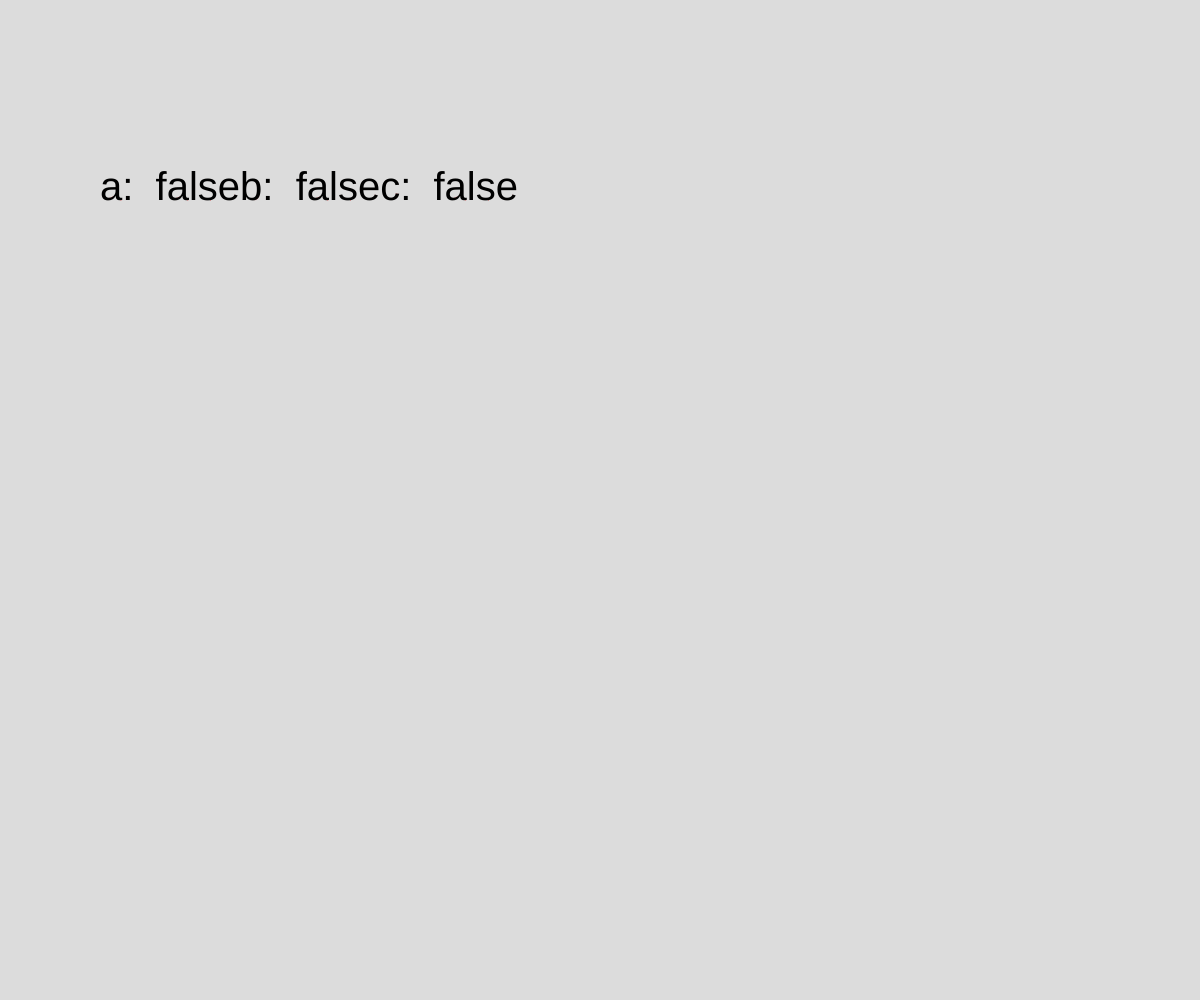
Frame 1 (no input)
Frame 60 (no input): identical to frame 1, image omitted
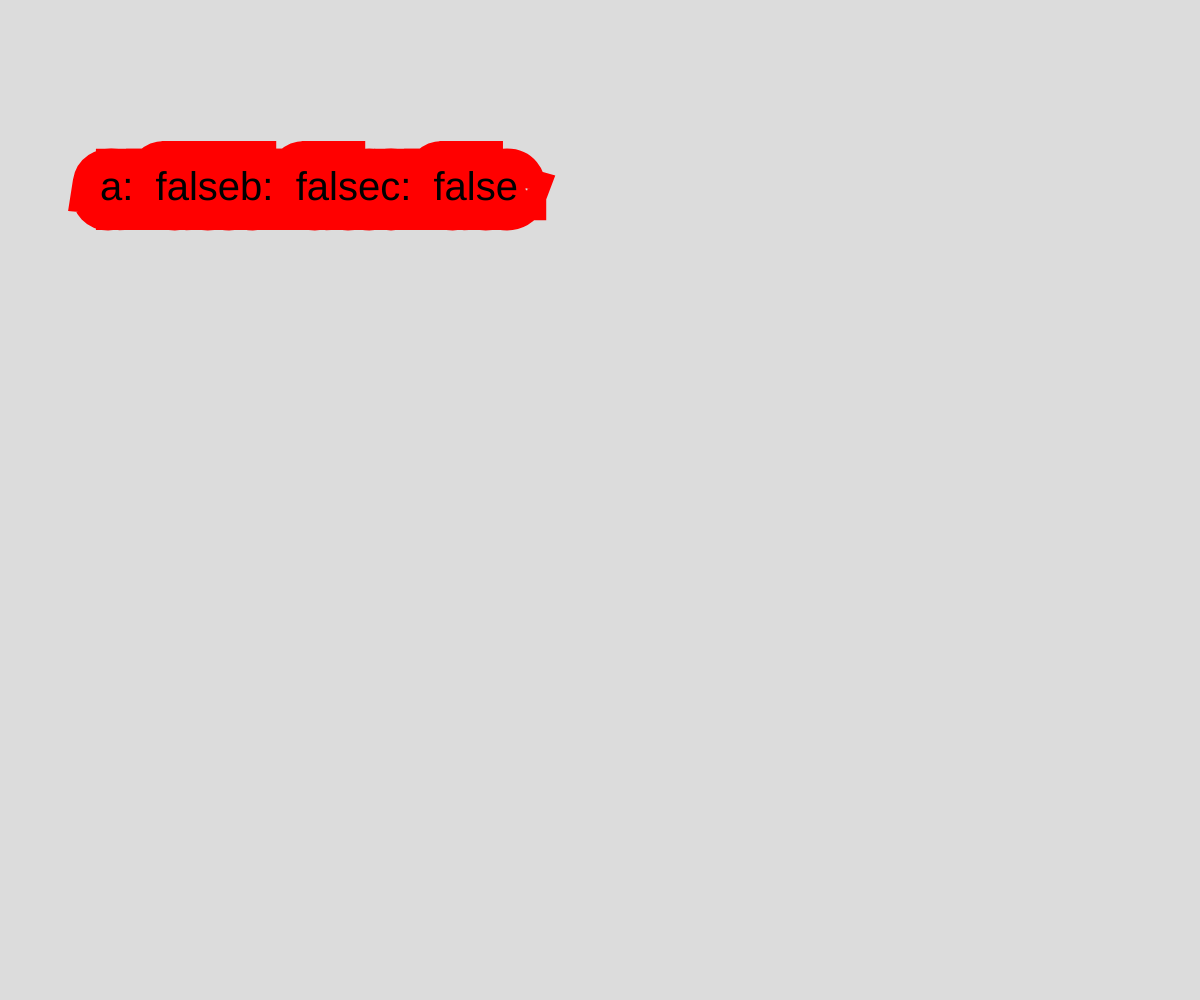
Frame 120 (the mouse pressed at the canvas centre since frame 60)

The p5.js sketch that drew these frames (run headless with seeded random() and noise() and a simulated clock; from frame 60 on, the mouse is pressed at the canvas centre):

// p5.js sketch
// ── sketch.js
// Multiple Keypress Detection
// And Drawing practice
// Date
//
// Extra for Experts:
// - describe what you did to take this project "above and beyond"


function setup() {
  createCanvas(windowWidth, windowHeight);
}


function checkMulti(){
  // a function to demonstrate how we can check
  // if multiple keyboard buttons are pressed
  // at once
  strokeWeight(mouseX / 10);
  stroke(255,0,0);




  //check for multiple keypresses ( 3 simult.)
  let a = keyIsDown(65); // a
  let b = keyIsDown(66); // b
  let c = keyIsDown(67); // c

  let str = "a:  " +  a  + "b:  " +  b  + "c:  " +  c ;
  textSize(40);
  text(str, 100, 200);


}


function draw() {
  background(220);
  checkMulti();
}
